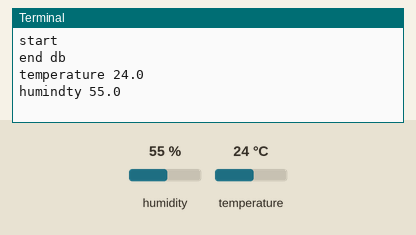
This program was run on a simulated Raspberry Pi (BCM pin numbers). On the bench: the last lines printed to the terminal. Inputs (shaded band) come from the test bench; at power-on: humidity 55 %, temperature 24 °C. The clock reads 2024-03-15 10:24:30 at power-on unless the program sets it; no MQTT or app messages arrive unless stated; databases and web services accept everything at once and return nothing.

Above: at 1.3 s.
1.4 s: humidity set to 22 %
At 3.6 s:
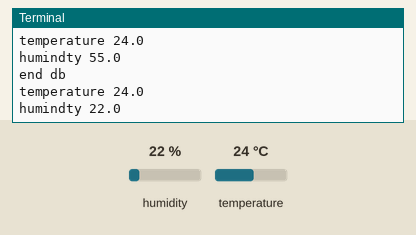
4.8 s: temperature set to 12 °C
At 6.5 s:
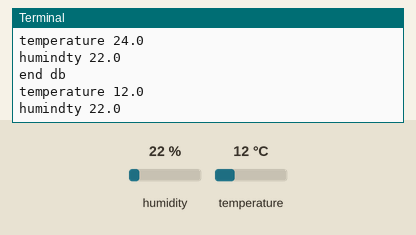
8.2 s: humidity set to 40 %
At 9.3 s:
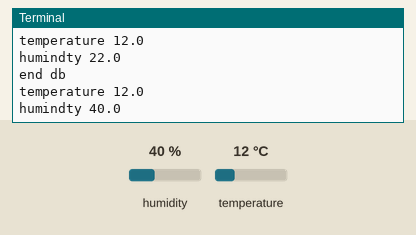
Timing chart, 0 to 11.2 s (numbered marks = the images above; inputs shaded):
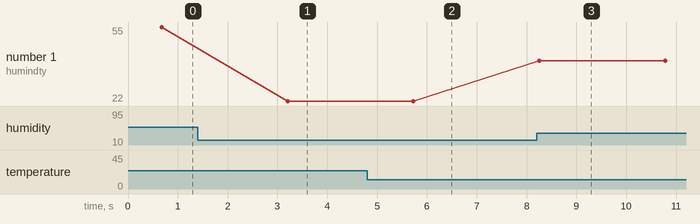

The program:

pub.py
```python
import RPi.GPIO as IoPort
import datetime
import time
import MySQLdb
import paho.mqtt.client as mqtt
import Adafruit_DHT as dht
from GmailWarning import Gmail
from template import sensor

class temperature(sensor):
	def __init__(self,dout):
		self.dout=dout
		self.db=MySQLdb.connect("localhost","root","1234","dht11")
		self.curs=self.db.cursor()
		self.gmail=Gmail()
		self.mqttc=mqtt.Client("python_pub")
		self.mqttc.connect("127.0.0.1",1883)

		print('start')
	def execute(self):
         	 self.h,self.t=dht.read_retry(dht.DHT11,4)
	         self.a=self.t
		 self.insert= (
                        "INSERT INTO temperature (date,temperature,humidty) VALUES(%s,%s,%s)"
                                )
                 self.data=(datetime.datetime.now().strftime('%Y-%m-%d %H:%M:%S'),self.t,self.h)

                 self.curs.execute(self.insert,self.data)


                 self.db.commit()
		 print('end db')

	def sendmessage(self):
       		 self.mqttc.publish("environment/temperature",self.a)
	def printmessage(self):
     	   	 print('temperature',self.t)
       		 print('humindty',self.h)
	def judgement(self):

       		 if self.t >=28 :
               		 self.gmail.sendmail()


try :

	temp=temperature(4)

	while True:

        	temp.execute()
		temp.sendmessage()
		temp.printmessage()
		temp.judgement()
		time.sleep(2)

except:
	gpio.cleanup()


mqttc.loop_forevr()
```

GmailWarning.py
```python
import subprocess
import smtplib
import socket
from email.mime.text import MIMEText
import datetime
import os

class Gmail:
	def __init__(self):

		self.to= "tallshe1008@gmail.com"
		self.gmail_user= "tallshe1008@gmail.com"
		self.gmail_password= "tallshe108"
	def sendmail(self):


		smtpserver=smtplib.SMTP('smtp.gmail.com',587)
		smtpserver.ehlo()
		smtpserver.starttls()
		smtpserver.ehlo()
		smtpserver.login(self.gmail_user,self.gmail_password)
		self.today=datetime.date.today()
		self.arg="ip route list"
		self.proc=subprocess.Popen(self.arg,shell=True,stdout=subprocess.PIPE)
		self.data=self.proc.communicate()
		self.split_data=self.data[0].split()
		self.local_ip=self.split_data[self.split_data.index('src')+1]
		self.public_ip=os.system('wget http://ipecho.net/plain -O - -q > test.txt; echo')
		self.public_ip=open('test.txt','r').read()
		self.msg_content='Alarm detected public ip is %s:8081,local ip is %s'%(self.public_ip,self.local_ip)
		self.msg=MIMEText(self.msg_content)
		self.msg['Subject']='Raspberry Pi Alarm on %s' % self.today
		self.msg['From']=self.gmail_user
		self.msg['To']=self.to
		smtpserver.sendmail(self.gmail_user, [self.to], self.msg.as_string())
		smtpserver.quit()
```

template.py
```python
from abc import ABCMeta, abstractmethod

class sensor:
	def execute(self):
		pass
	def sendmessage(self):
		pass
	def printmessage(self):
		pass
	def judgement(self):
		pass
```

Measured:
- after the input at 1.4 s, the terminal: prints a new line after 1.8 s (image 1)
- after the input at 4.8 s, the terminal: prints a new line after 0.93 s (image 2)
- after the input at 8.2 s, the terminal: prints a new line after 0.06 s (image 3)
- plotted number 1: 55 → 22 after the input at 1.4 s, 22 → 40 after the input at 8.2 s
